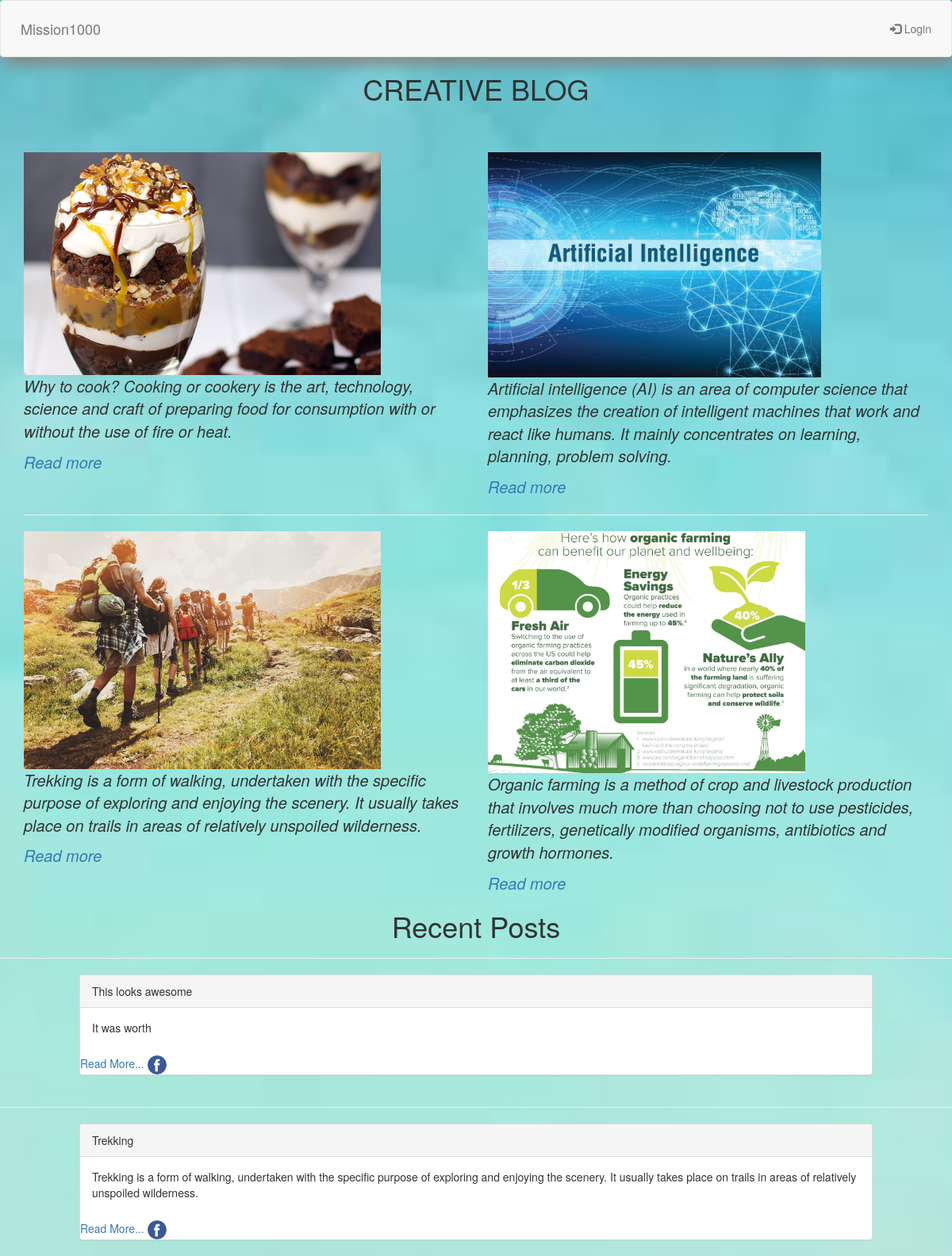
The page / on the database its author committed.
### tables this page shows
CREATE TABLE `blog` (
  `id` int(11) NOT NULL,
  `title` varchar(255) NOT NULL,
  `subtitle` varchar(255) NOT NULL,
  `content` text NOT NULL,
  `author` varchar(120) NOT NULL,
  `date` timestamp NOT NULL DEFAULT CURRENT_TIMESTAMP ON UPDATE CURRENT_TIMESTAMP
);

### index.php (the view, shortened to what this page needs)
<?php
    include_once("connection.php");
?>
<!DOCTYPE html>
<html>
<head>
  <link rel="stylesheet" href="https://maxcdn.bootstrapcdn.com/bootstrap/3.3.7/css/bootstrap.min.css">
</head>
<body>
  <nav class="navbar navbar-default" id="menubar">
    <div class="container-fluid">
      <div class="navbar-header">
        <a class="navbar-brand" href="#">Mission1000</a>
      </div>
      <ul class="nav navbar-nav navbar-right">
        <li><a href="login.php"><span class="glyphicon glyphicon-log-in"></span> Login</a></li>
      </ul>
    </div>
  </nav>
  <section>
  <center><h1>CREATIVE BLOG</h1></center>
  <div class="container">
    <div class="row">
      <div class="col-md-6">
        <img src="c.jpg" width="450px" height="auto">
          <p>Why to cook? Cooking or cookery is the art, technology, science and craft of preparing food for consumption with
              or without the use of fire or heat.</p>
              <a href="cook.html">Read more</a>
      </div>
      <div class="col-md-6">
        <img src="cc.jpeg" width="420px" height="auto">
          <p>Artificial intelligence (AI) is an area of computer science that emphasizes the
            creation of intelligent machines that work and react like humans.
            It mainly concentrates on learning, planning, problem solving.</p>
              <a href="ai.html">Read more</a>
      </div>
    </div>
      <hr>
      <div class="row">
        <div class="col-md-6">
          <img src="treck.jpg" width="450px" height="auto">
            <p>Trekking is a form of walking, undertaken with the specific purpose of exploring and enjoying the scenery.
              It usually takes place on trails in areas of relatively unspoiled wilderness.</p>
              <a href="trek.html">Read more</a>
            </div>
            <div class="col-md-6">
              <img src="org.jpg" width="400px" height="auto">
                <p>Organic farming is a method of crop and livestock production that involves much more than choosing not to use pesticides,
                  fertilizers, genetically modified organisms, antibiotics and growth hormones.</p>
                  <a href="org.html">Read more</a>
          </div>
        </div>
  </div>
  </section>
  <h1 class="text-center">Recent Posts</h1>
	<?php
	$sql = "SELECT * FROM blog ORDER BY id DESC";
    $result = mysqli_query($conn, $sql);
    while ($row = mysqli_fetch_array($result)) {
    	$title = $row['title'];
    	$subtitle = $row['subtitle'];
	?>
<section>
<hr>
  <div class="panel panel-default panels">
    <div class="panel-heading"><?php echo $title; ?></div>
    <div class="panel-body">
      <p><?php echo $subtitle ?></p>
    </div>
    <a href="readmore.php?read=<?php echo $row['id']; ?> ">Read More...</a>
    <a href="https://en-gb.facebook.com/login/"><img src="facebook.png" alt=""> </a>
  </div>
	<br />
  <?php
}
 ?>
 </section>
</body>
</html>

### index.php (style rules this page uses)
.panels { width: 1000px; margin:0 auto; }
.container { margin-top: 60px; font-style: italic; font-size: 20px; }
#menubar { padding: 10px; box-shadow: 5px 10px 18px #888888; }
body { background: url("back.jpeg") no-repeat center center fixed; ; background-repeat: repeat; background-size: cover; }

### rows shown on the page
blog: title "This looks awesome", subtitle "It was worth"
blog: title "Trekking", subtitle "Trekking is a form of walking, undertaken with the specific purpose of exploring and enjoying the scenery. It usually takes place on trails in areas of relatively unspoiled wilderness."
